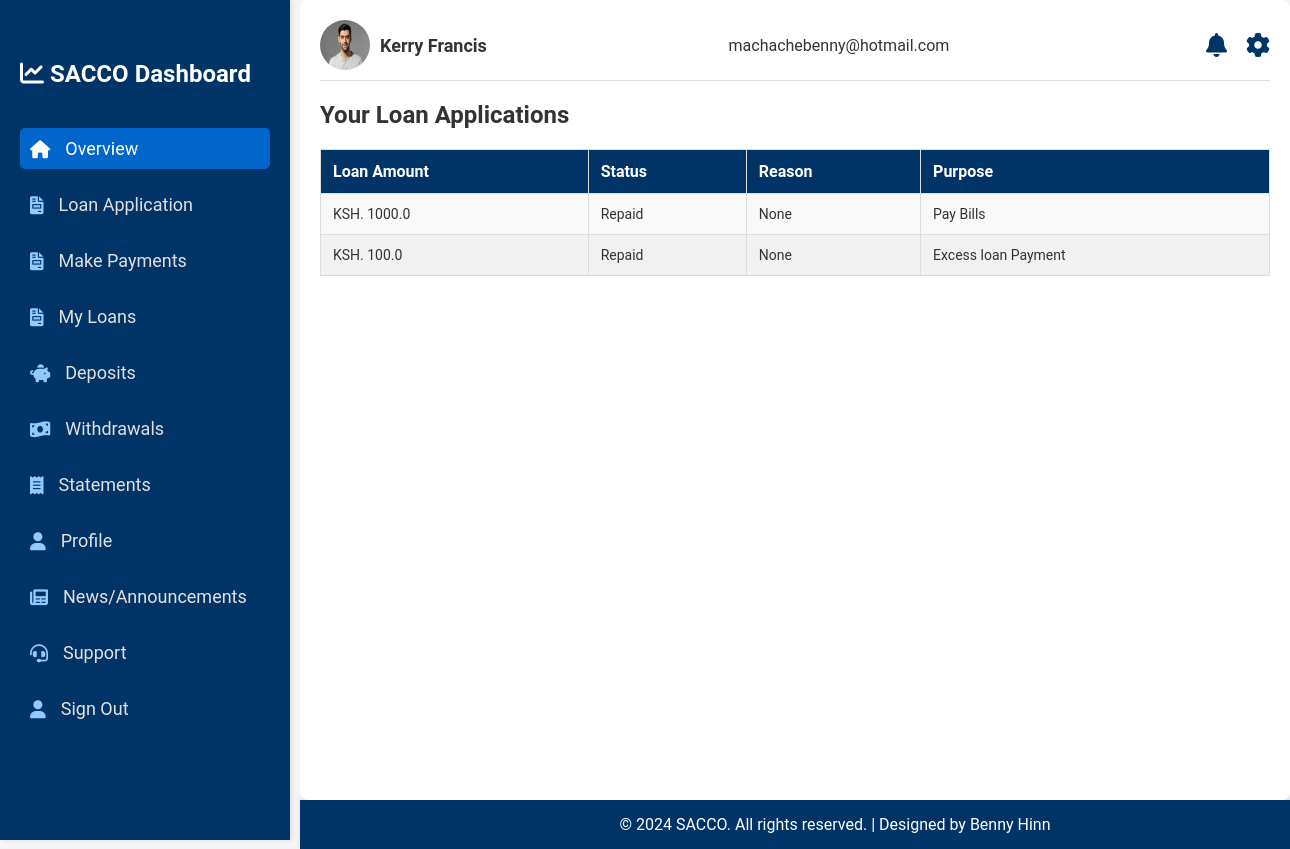
The app's page /loan_application_status (signed in), older data.
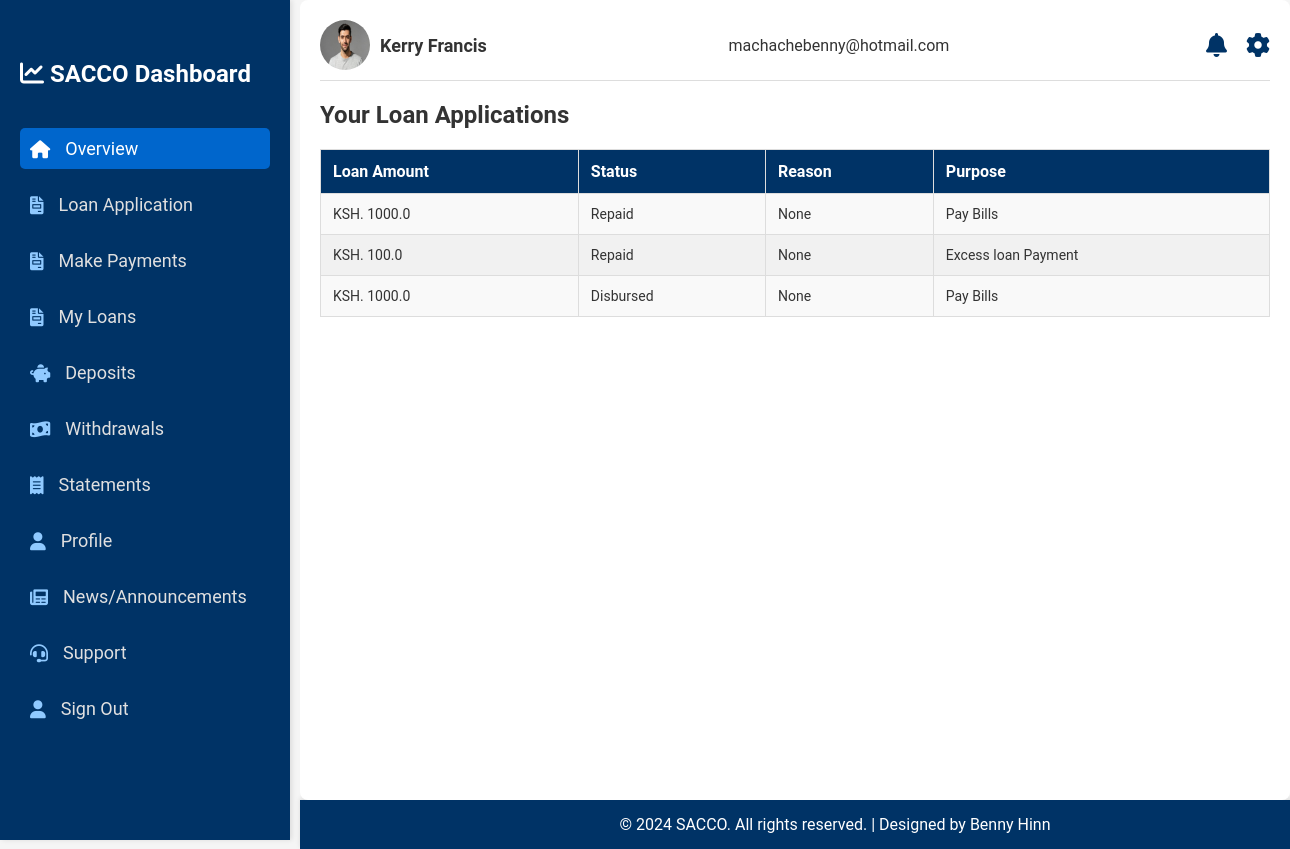
The same page, newer data.
### main_app/models.py (models this page shows, shortened)
class User_personalData(db.Model):
    id = db.Column(db.Integer, primary_key=True)
    user_id = db.Column(db.String, db.ForeignKey('user.user_id'), nullable=False)  # Foreign Key
    user = db.relationship('User', back_populates='personal_data', lazy=True)
    surname = db.Column(db.String(30), nullable=False)
    other_names = db.Column(db.String(120), nullable=False)
    income = db.Column(db.Float, nullable=False)
    dob = db.Column(db.String(20), nullable=False)
    id_number = db.Column(db.Integer, unique=True, nullable=False)
    telephone_no = db.Column(db.String(20), unique=True, nullable=False)
    address = db.Column(db.String(50), nullable=False)
    postal_code= db.Column(db.Integer, nullable=False)
    gender= db.Column(db.String(5), nullable=False)
    user_profile = db.Column(db.String(20), nullable=False, default="user.jpeg")
    id_profile = db.Column(db.String(20), nullable=False, default="user.jpeg")

class User(db.Model, UserMixin):
    user_id = db.Column(db.String(10), primary_key=True)
    username = db.Column(db.String(30), unique=True, nullable=False)
    email = db.Column(db.String(120), unique=True, nullable=False)
    role = db.Column(db.String(6), nullable=False)
    password = db.Column(db.String, nullable=False)
    personal_data = db.relationship('User_personalData', back_populates='user', uselist=False)
    personal_loan = db.relationship("Loan", back_populates="loan_user", uselist=False)
    account = db.relationship('Account', back_populates='user', uselist=False)
    withdrawals = db.relationship('Withdrawals', back_populates='user', uselist=False)
    deposits = db.relationship('Deposit', back_populates='user', uselist=False)
    transactions = db.relationship('Transaction', back_populates='user', uselist=False)

class Loan(db.Model):
    id = db.Column(db.Integer, primary_key=True)
    user_id = db.Column(db.String(10), db.ForeignKey('user.user_id'), nullable=False)
    loan_amount = db.Column(db.Float, nullable=False)
    status = db.Column(db.String(20), nullable=False, default='Pending')
    rejection_reason = db.Column(db.String(120), nullable=True)
    loan_term = db.Column(db.Integer, nullable=False)
    interest_rate = db.Column(db.Float, nullable=False)  # Annual interest rate
    total_amount_due = db.Column(db.Float, nullable=False, default=0.0)  # Amount after interest
    monthly_payment = db.Column(db.Float, nullable=False, default=0.0)  # Payment With interest
    purpose = db.Column(db.String(120), nullable=False)
    start_date = db.Column(db.DateTime, nullable=False, default=datetime.now())
    next_due_date = db.Column(db.DateTime, nullable=False)
    amount_paid = db.Column(db.Float, default=0)
    penalty = db.Column(db.Float, nullable=False, default=0.0)  # Add a penalty field
    loan_user = db.relationship('User', back_populates='personal_loan', lazy=True, uselist=False)
    disbursement = db.relationship('Disbursement', back_populates='loan', lazy=True, uselist=False)
    repayment = db.relationship('Repayment', back_populates='loan', lazy=True, uselist=False)

### main_app/routes.py (the view)
@app.route('/loan_application_status')
@login_required
def loan_application_status():
    loans = Loan.query.filter_by(user_id=current_user.user_id).all()
    return render_template('user/loan_status.html', loans=loans)

### main_app/models.py (called while the page is built)
@login_manager.user_loader
def load_user(user_id):
    user_id = str(user_id)
    if user_id.startswith('user_'):
        return User.query.get(user_id)
    elif user_id.startswith('admin_'):
        return Admin.query.get(user_id)
    return None  # Return None if no user/admin is found

### main_app/templates/user/loan_status.html
{% extends "user/layout.html" %}
{% block content %}
<div class="recent-deposits">
    <h2>Your Loan Applications</h2>
    <table class="deposit-history">
        <thead>
            <tr>
                <th>Loan Amount</th>
                <th>Status</th>
                <th>Reason</th>
                <th>Purpose</th>
            </tr>
        </thead>
        <tbody>
            <ul>
                {% for loan in loans %}
                <tr>
                    {% if loan.rejection_reason %}
                    <td>KSH. {{ loan.loan_amount }}</td>
                    <td>{{ loan.status }}</td>
                    <td>{{ loan.rejection_reason }}</td>
                    <td>{{ loan.purpose }}</td>
                    {% else %}
                    <td>KSH. {{ loan.loan_amount }}</td>
                    <td>{{ loan.status }}</td>
                    <td>{{ loan.rejection_reason }}</td>
                    <td>{{ loan.purpose }}</td>
                    {% endif %}
                </tr>
                {% endfor %}
            </ul>
        </tbody>
    </table>
</div>
{% endblock %}

### main_app/templates/user/layout.html (shortened to what this page needs)
<!DOCTYPE html>
<html lang="en">
<head>
    {% block head %}
    <link rel="stylesheet" href="{{ url_for('static', filename='/css/styles.css') }}">
    <link rel="stylesheet" href="https://cdnjs.cloudflare.com/ajax/libs/font-awesome/6.0.0-beta3/css/all.min.css">
    {% endblock %}
</head>
<body>
    <div class="dashboard">
        <div class="sidebar">
            <h2><i class="fas fa-chart-line"></i> SACCO Dashboard</h2>
                <ul>
                    <li><a href="{{ url_for('home') }}" class="active"><i class="fas fa-home"></i> Overview</a></li>
                    <li><a href="{{ url_for('application') }}"><i class="fas fa-file-invoice"></i> Loan Application</a></li>
                    <li><a href="{{ url_for('repay_loan') }}"><i class="fas fa-file-invoice"></i> Make Payments </a></li>
                    <li><a href="{{ url_for('loan_application_status') }}"><i class="fas fa-file-invoice"></i> My Loans </a></li>
                    <li><a href="{{ url_for('deposit') }}"><i class="fas fa-piggy-bank"></i> Deposits</a></li>
                    <li><a href="{{ url_for('withdrawals') }}"><i class="fas fa-money-bill-wave"></i> Withdrawals</a></li>
                    <li><a href="{{ url_for('statements') }}"><i class="fas fa-receipt"></i> Statements</a></li>
                    <li><a href="{{ url_for('profile') }}"><i class="fas fa-user"></i> Profile</a></li>
                    <li><a href="{{ url_for('news') }}"><i class="fas fa-newspaper"></i> News/Announcements</a></li>
                    <li><a href="{{ url_for('support') }}"><i class="fas fa-headset"></i> Support</a></li>
                    <li><a href="{{ url_for('logout') }}"><i class="fas fa-user"></i> Sign Out</a></li>
                </ul>
        </div>
        <div class="main-content">
            <header>
                <div class="user-info">
                    {% if current_user.personal_data %}
                    <img src="{{ url_for('static', filename='assets/' + current_user.personal_data.user_profile) }}"
                        alt="User" class="user-icon">
                    {% else %}
                    <img src="{{ url_for('static', filename='assets/user.jpeg') }}" alt="User" class="user-icon">
                    {% endif %}
                    {% if current_user.personal_data %}
                    <span class="user-name">{{ current_user.personal_data.other_names ~ ' ' ~ current_user.personal_data.surname }}</span>
                    {% else %}
                    <span class="user-name">{{ current_user.username }}</span>
                    {% endif %}
                </div>
                <div class="user-email">{{ current_user.email }}</div>
                <div class="header-icons">
                    <a href="{{ url_for('news') }}"><i class="notification-icon fas fa-bell"></i></a>
                    <a href="{{ url_for('profile') }}"><i class="settings-icon fas fa-cog"></i></a>
                </div>
            </header>
            {% block content %}{% endblock %}
        </div>
    </div>
    <footer>
        <p>© 2024 SACCO. All rights reserved. | Designed by Benny Hinn</p>
    </footer>
</body>
</html>

### main_app/static/css/styles.css (style rules this page uses)
body { font-family: 'Roboto', sans-serif; margin: 0; padding: 0; color: #333; background-color: #f5f5f5; }
a { text-decoration: none; color: inherit; }
h1, h2, h3, h4, h5, h6 { margin: 0; padding: 0; }
.dashboard { display: flex; min-height: 100vh; }
.sidebar { width: 250px; background-color: #003366; color: #fff; height: 100vh; padding: 20px; box-shadow: 2px 0 5px rgba(0, 0, 0, 0.1); position: fixed; top: 0; left: 0; transition: width 0.3s ease; }
.sidebar h2 { margin-top: 40px; font-size: 24px; margin-bottom: 40px; }
.sidebar ul { list-style: none; padding: 0; }
.sidebar ul li { margin: 15px 0; }
.sidebar ul li a { color: #e0e0e0; font-size: 18px; display: flex; align-items: center; padding: 10px; border-radius: 5px; transition: background-color 0.3s ease, color 0.3s ease; }
.sidebar ul li a i { margin-right: 15px; color: #90caff; }
.sidebar ul li a.active { background-color: #0066cc; color: #fff; }
.sidebar ul li a.active i { color: #fff; }
.main-content { flex-grow: 1; margin-left: 300px; padding: 20px; background-color: #fff; border-radius: 8px; }
header { display: flex; justify-content: space-between; align-items: center; margin-bottom: 20px; border-bottom: 1px solid #ddd; padding-bottom: 10px; }
.user-info { display: flex; align-items: center; }
.user-info .user-icon { width: 50px; height: 50px; border-radius: 50%; margin-right: 10px; }
.user-info .user-name { font-size: 18px; font-weight: bold; }
.header-icons i { font-size: 24px; margin-left: 15px; cursor: pointer; color: #003366; transition: color 0.3s ease, transform 0.3s ease; }
footer { background-color: #003366; color: #fff; text-align: center; padding: 15px; margin-left: 300px; width: calc(100% - 250px); bottom: 0; left: 250px; box-shadow: 0 -2px 5px rgba(0, 0, 0, 0.1); transition: left 0.3s ease, width 0.3s ease; }
footer p { margin: 0; }
.deposit-history { margin-top: 20px; width: 100%; border-collapse: collapse; }
.deposit-history th, .deposit-history td { padding: 12px; border: 1px solid #ddd; text-align: left; font-size: 14px; color: #333; }
.deposit-history th { background-color: #003366; color: #fff; font-size: 16px; }
.deposit-history td { background-color: #f9f9f9; }
.deposit-history tr:nth-child(even) td { background-color: #f1f1f1; }

Row changes from the older to the newer data that the page shows:
added Loan: loan_amount "1000.0", status "Disbursed", rejection_reason "None", purpose "Pay Bills"
